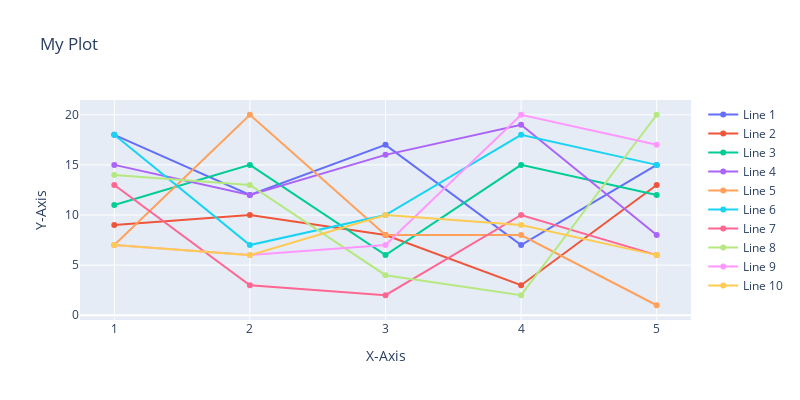

Notebook cell for this chart:
### Code cell
import plotly.graph_objects as go
from random import randint

line1 = go.Scatter(x = [1, 2, 3, 4, 5], y = [randint(1, 20) for p in range(5)], mode = 'lines+markers', name = 'Line 1')
line2 = go.Scatter(x = [1, 2, 3, 4, 5], y = [randint(1, 20) for p in range(5)], mode = 'lines+markers', name = 'Line 2')
line3 = go.Scatter(x = [1, 2, 3, 4, 5], y = [randint(1, 20) for p in range(5)], mode = 'lines+markers', name = 'Line 3')
line4 = go.Scatter(x = [1, 2, 3, 4, 5], y = [randint(1, 20) for p in range(5)], mode = 'lines+markers', name = 'Line 4')
line5 = go.Scatter(x = [1, 2, 3, 4, 5], y = [randint(1, 20) for p in range(5)], mode = 'lines+markers', name = 'Line 5')
line6 = go.Scatter(x = [1, 2, 3, 4, 5], y = [randint(1, 20) for p in range(5)], mode = 'lines+markers', name = 'Line 6')
line7 = go.Scatter(x = [1, 2, 3, 4, 5], y = [randint(1, 20) for p in range(5)], mode = 'lines+markers', name = 'Line 7')
line8 = go.Scatter(x = [1, 2, 3, 4, 5], y = [randint(1, 20) for p in range(5)], mode = 'lines+markers', name = 'Line 8')
line9 = go.Scatter(x = [1, 2, 3, 4, 5], y = [randint(1, 20) for p in range(5)], mode = 'lines+markers', name = 'Line 9')
line10 = go.Scatter(x = [1, 2, 3, 4, 5], y = [randint(1, 20) for p in range(5)], mode = 'lines+markers', name = 'Line 10')

traces = [line1, line2, line3, line4, line5, line6, line7, line8, line9, line10]
fig = go.Figure(data = traces)

fig.update_layout(
    title = 'My Plot',
    xaxis = dict(title = 'X-Axis'),
    yaxis = dict(title = 'Y-Axis'),
    height = 400,
    width = 800,
)

fig.write_html('test_figure.html')

### Figure 1 — Plotly figure (JSON) as saved in the notebook; plotly's stock layout.template omitted (floating-point values rounded to 4 significant figures)
{"data": [{"mode": "lines+markers", "name": "Line 1", "type": "scatter", "x": [1, 2, 3, 4, 5], "y": [18, 12, 17, 7, 15]}, {"mode": "lines+markers", "name": "Line 2", "type": "scatter", "x": [1, 2, 3, 4, 5], "y": [9, 10, 8, 3, 13]}, {"mode": "lines+markers", "name": "Line 3", "type": "scatter", "x": [1, 2, 3, 4, 5], "y": [11, 15, 6, 15, 12]}, {"mode": "lines+markers", "name": "Line 4", "type": "scatter", "x": [1, 2, 3, 4, 5], "y": [15, 12, 16, 19, 8]}, {"mode": "lines+markers", "name": "Line 5", "type": "scatter", "x": [1, 2, 3, 4, 5], "y": [7, 20, 8, 8, 1]}, {"mode": "lines+markers", "name": "Line 6", "type": "scatter", "x": [1, 2, 3, 4, 5], "y": [18, 7, 10, 18, 15]}, {"mode": "lines+markers", "name": "Line 7", "type": "scatter", "x": [1, 2, 3, 4, 5], "y": [13, 3, 2, 10, 6]}, {"mode": "lines+markers", "name": "Line 8", "type": "scatter", "x": [1, 2, 3, 4, 5], "y": [14, 13, 4, 2, 20]}, {"mode": "lines+markers", "name": "Line 9", "type": "scatter", "x": [1, 2, 3, 4, 5], "y": [7, 6, 7, 20, 17]}, {"mode": "lines+markers", "name": "Line 10", "type": "scatter", "x": [1, 2, 3, 4, 5], "y": [7, 6, 10, 9, 6]}], "layout": {"height": 400, "title": {"text": "My Plot"}, "width": 800, "xaxis": {"title": {"text": "X-Axis"}}, "yaxis": {"title": {"text": "Y-Axis"}}}}
